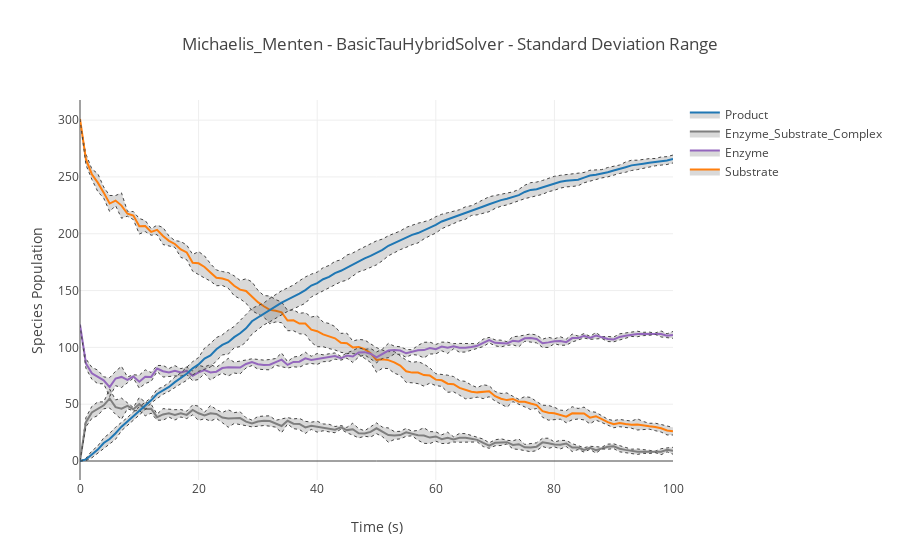

This figure's notebook cell:
### Code cell
results_many_trajectories.plotplotly_std_dev_range()
